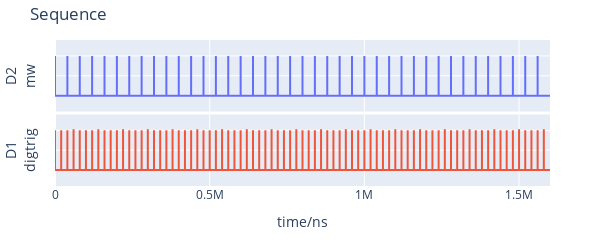

The cell this chart's notebook holds for it:
### Code cell
sequence=CW_ODMR(awg_parameters['num_pts'])

ps.setDigital("digtrig", sequence[1]) # digitizer trigger
ps.setTrigger
ps.setDigital("mw", sequence[0]) # MW IQ
ps.plotSeq(plot_all=False)

### Figure 1 — Plotly figure (JSON) as saved in the notebook; plotly's stock layout.template omitted (floating-point values rounded to 4 significant figures; data arrays with more than 128 entries replaced by an {"elided": "..."} marker saying what was removed)
{"data": [{"line": {"shape": "hv"}, "mode": "lines", "name": "D2", "type": "scatter", "x": [0, 10, 20000, 40000, 40010, 60000, 80000, 80010, 100000, 120000, 120010, 140000, 160000, 160010, 180000, 200000, 200010, 220000, 240000, 240010, 260000, 280000, 280010, 300000, 320000, 320010, 340000, 360000, 360010, 380000, 400000, 400010, 420000, 440000, 440010, 460000, 480000, 480010, 500000, 520000, 520010, 540000, 560000, 560010, 580000, 600000, 600010, 620000, 640000, 640010, 660000, 680000, 680010, 700000, 720000, 720010, 740000, 760000, 760010, 780000, 800000, 800010, 820000, 840000, 840010, 860000, 880000, 880010, 900000, 920000, 920010, 940000, 960000, 960010, 980000, 1000000, 1000010, 1020000, 1040000, 1040010, 1060000, 1080000, 1080010, 1100000, 1120000, 1120010, 1140000, 1160000, 1160010, 1180000, 1200000, 1200010, 1220000, 1240000, 1240010, 1260000, 1280000, 1280010, 1300000, 1320000, 1320010, 1340000, 1360000, 1360010, 1380000, 1400000, 1400010, 1420000, 1440000, 1440010, 1460000, 1480000, 1480010, 1500000, 1520000, 1520010, 1540000, 1560000, 1560010, 1580000, 1600000], "xaxis": "x", "y": [1, 0, 0, 1, 0, 0, 1, 0, 0, 1, 0, 0, 1, 0, 0, 1, 0, 0, 1, 0, 0, 1, 0, 0, 1, 0, 0, 1, 0, 0, 1, 0, 0, 1, 0, 0, 1, 0, 0, 1, 0, 0, 1, 0, 0, 1, 0, 0, 1, 0, 0, 1, 0, 0, 1, 0, 0, 1, 0, 0, 1, 0, 0, 1, 0, 0, 1, 0, 0, 1, 0, 0, 1, 0, 0, 1, 0, 0, 1, 0, 0, 1, 0, 0, 1, 0, 0, 1, 0, 0, 1, 0, 0, 1, 0, 0, 1, 0, 0, 1, 0, 0, 1, 0, 0, 1, 0, 0, 1, 0, 0, 1, 0, 0, 1, 0, 0, 1, 0, 0, 0], "yaxis": "y"}, {"line": {"shape": "hv"}, "mode": "lines", "name": "D1", "type": "scatter", "x": {"elided": "161 int values"}, "xaxis": "x2", "y": {"elided": "161 int values"}, "yaxis": "y2"}], "layout": {"height": 200, "margin": {"b": 40, "l": 50, "r": 50, "t": 40}, "showlegend": false, "title": {"text": "Sequence"}, "width": 600, "xaxis": {"anchor": "y", "domain": [0, 1], "matches": "x2", "showticklabels": false}, "xaxis2": {"anchor": "y2", "domain": [0, 1], "title": {"text": "time/ns"}}, "yaxis": {"anchor": "x", "domain": [0.51, 1], "range": [-0.4, 1.4], "showticklabels": false, "title": {"text": "D2<br>mw"}}, "yaxis2": {"anchor": "x2", "domain": [0, 0.49], "range": [-0.4, 1.4], "showticklabels": false, "title": {"text": "D1<br>digtrig"}}}}
